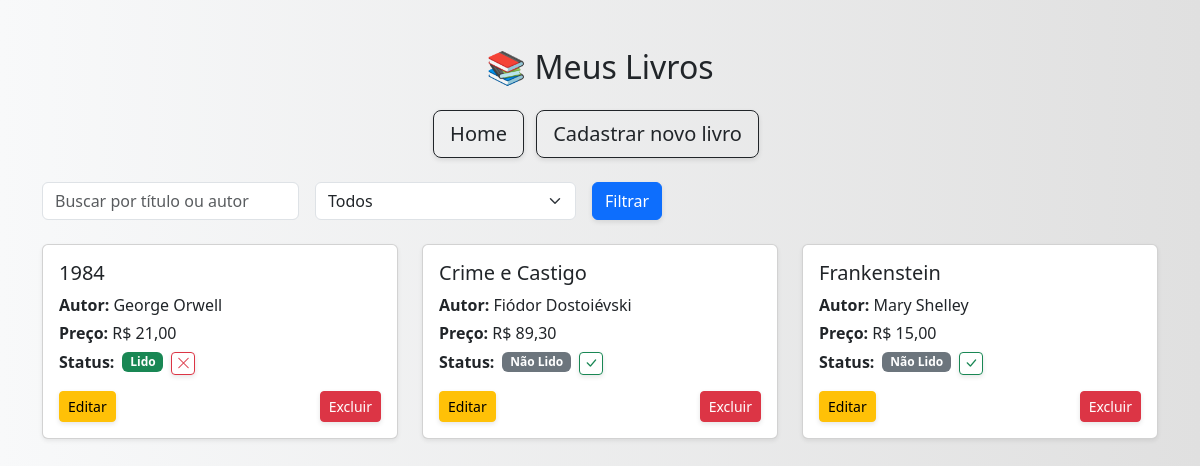
Page /livros/ on the earlier database version.
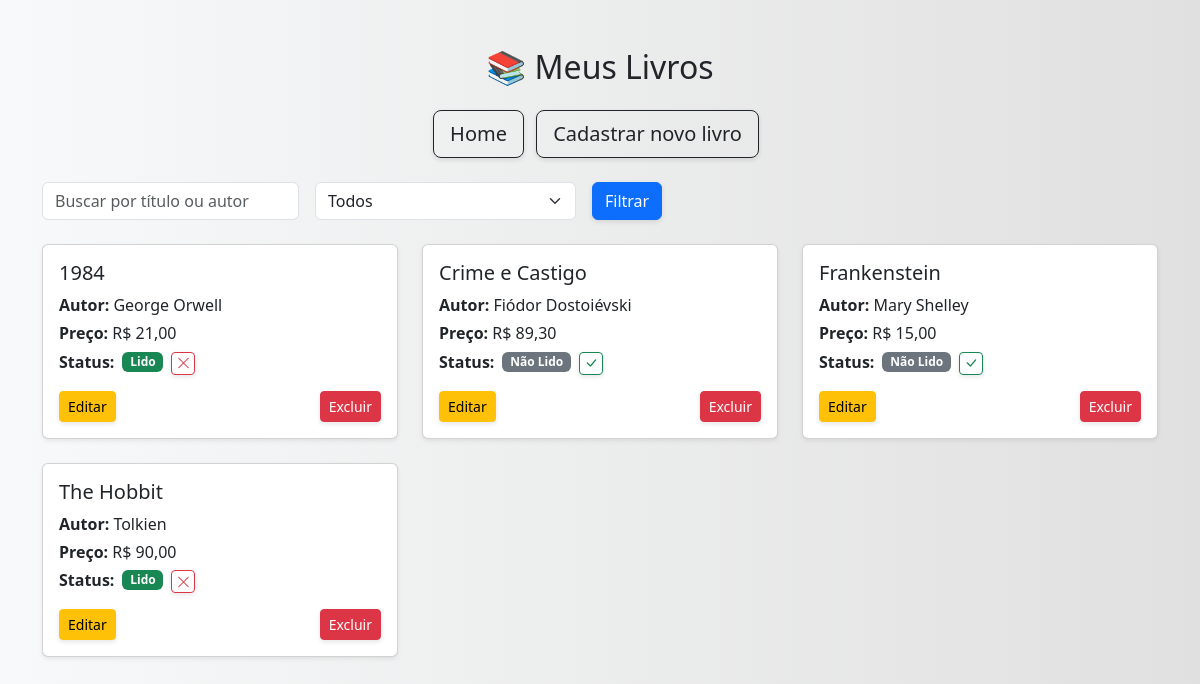
Same page on the later database version.
### livros/models.py (models this page shows, shortened)
class Livro(models.Model):
    titulo = models.CharField(max_length=50)
    autor = models.CharField(max_length=50)
    preco = models.DecimalField(max_digits=6, decimal_places=2)
    lido = models.BooleanField(default=False)

### livros/views.py (the view, shortened to what this page needs)
# urls.py: path('', include('livros.urls')),
def livros(request):
    status = request.GET.get('status')
    busca = request.GET.get('busca')
    livros = Livro.objects.all()
    if status == 'lido':
        livros = livros.filter(lido=True)
    elif status == 'nao_lido':
        livros = livros.filter(lido=False)
    return render(request, 'livros.html', {'livros': livros})

### livros/templates/livros.html (shortened to what this page needs)
{% extends 'base.html' %}
{% block content %}
<div class="container mt-5">
  <h2 class="text-center mb-4">📚 Meus Livros</h2>
  <div class = "text-center mb-4">
  <a href="{% url 'home' %}" class="btn btn-outline-dark btn-lg me-2">Home</a>
  <a href="{% url 'cadastrar_livro' %}" class="btn btn-outline-dark btn-lg me-2">Cadastrar novo livro</a>
  </div>
  <form method="get" class="d-flex justify-content-between align-items-center mb-4">
    <div class="d-flex gap-3">
      <input type="text" name="busca" class="form-control" placeholder="Buscar por título ou autor" style="width: 400px;">
      <select name="status" class="form-select w-75">
        <option value="">Todos</option>
      </select>
      <button type="submit" class="btn btn-primary">Filtrar</button>
    </div>
  </form>
  <div class="row">
    {% for livro in livros %}
      <div class="col-md-4 mb-4">
        <div class="card shadow-sm">
          <div class="card-body">
            <h5 class="card-title">{{ livro.titulo }}</h5>
            <p class="mb-1">
              <strong>Autor:</strong> {{ livro.autor }}
              </p>
              <p class="mb-1">
                <strong>Preço:</strong> R$ {{ livro.preco }}
              </p>
              <div class="d-flex align-items-center mb-1">
                <strong class="me-2">Status:</strong>
                {% if livro.lido %}
                  <span class="badge bg-success me-2">Lido</span>
                {% else %}
                  <span class="badge bg-secondary me-2">Não Lido</span>
                {% endif %}
                <form action="{% url 'alternar_lido' livro.id %}" method="post" style="display:inline;">
                  <button type="submit"
                          class="btn btn-sm py-0 px-1 {% if livro.lido %}btn-outline-danger{% else %}btn-outline-success{% endif %}">
                    {% if livro.lido %}
                      <i class="bi bi-x-lg"></i>
                    {% else %}
                      <i class="bi bi-check-lg"></i>
                    {% endif %}
                </form>
              </div>
            <div class="d-flex justify-content-between">
              <a href="{% url 'editar_livro' livro.id %}" class="btn btn-warning btn-sm">Editar</a>
              <button type="button"
                      class="btn btn-danger btn-sm"
                      data-bs-toggle="modal"
                      data-bs-target="#modalExcluir"
                      data-id="{{ livro.id }}"
                      data-titulo="{{ livro.titulo }}">
                Excluir
              </button>
            </div>
          </div>
        </div>
      </div>
    {% empty %}
      <p class="text-center">Nenhum livro cadastrado ainda.</p>
    {% endfor %}
  </div>
</div>
{% endblock %}

Differences in the rows shown:
added Livro: titulo "The Hobbit", autor "Tolkien", preco "90,00", lido "Lido"
